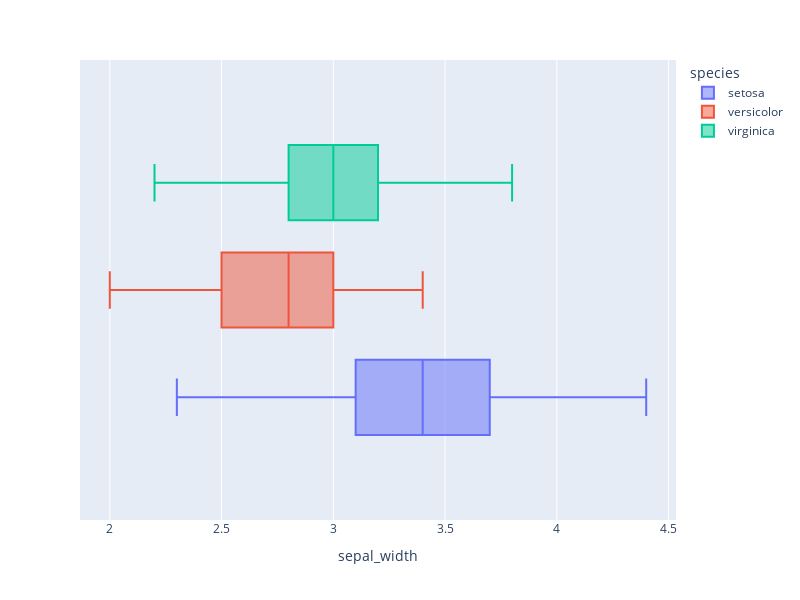

The cell this chart's notebook holds for it:
### Code cell
fig = px.box(df, x="sepal_width", color="species",width=800,height=600)
fig.show()

### Figure 1 — Plotly figure (JSON) as saved in the notebook; plotly's stock layout.template omitted (floating-point values rounded to 4 significant figures)
{"data": [{"alignmentgroup": "True", "hovertemplate": "species=setosa<br>sepal_width=%{x}<extra></extra>", "legendgroup": "setosa", "marker": {"color": "#636efa"}, "name": "setosa", "notched": false, "offsetgroup": "setosa", "orientation": "h", "showlegend": true, "type": "box", "x": [3.5, 3, 3.2, 3.1, 3.6, 3.9, 3.4, 3.4, 2.9, 3.1, 3.7, 3.4, 3, 3, 4, 4.4, 3.9, 3.5, 3.8, 3.8, 3.4, 3.7, 3.6, 3.3, 3.4, 3, 3.4, 3.5, 3.4, 3.2, 3.1, 3.4, 4.1, 4.2, 3.1, 3.2, 3.5, 3.1, 3, 3.4, 3.5, 2.3, 3.2, 3.5, 3.8, 3, 3.8, 3.2, 3.7, 3.3], "x0": " ", "xaxis": "x", "y0": " ", "yaxis": "y"}, {"alignmentgroup": "True", "hovertemplate": "species=versicolor<br>sepal_width=%{x}<extra></extra>", "legendgroup": "versicolor", "marker": {"color": "#EF553B"}, "name": "versicolor", "notched": false, "offsetgroup": "versicolor", "orientation": "h", "showlegend": true, "type": "box", "x": [3.2, 3.2, 3.1, 2.3, 2.8, 2.8, 3.3, 2.4, 2.9, 2.7, 2, 3, 2.2, 2.9, 2.9, 3.1, 3, 2.7, 2.2, 2.5, 3.2, 2.8, 2.5, 2.8, 2.9, 3, 2.8, 3, 2.9, 2.6, 2.4, 2.4, 2.7, 2.7, 3, 3.4, 3.1, 2.3, 3, 2.5, 2.6, 3, 2.6, 2.3, 2.7, 3, 2.9, 2.9, 2.5, 2.8], "x0": " ", "xaxis": "x", "y0": " ", "yaxis": "y"}, {"alignmentgroup": "True", "hovertemplate": "species=virginica<br>sepal_width=%{x}<extra></extra>", "legendgroup": "virginica", "marker": {"color": "#00cc96"}, "name": "virginica", "notched": false, "offsetgroup": "virginica", "orientation": "h", "showlegend": true, "type": "box", "x": [3.3, 2.7, 3, 2.9, 3, 3, 2.5, 2.9, 2.5, 3.6, 3.2, 2.7, 3, 2.5, 2.8, 3.2, 3, 3.8, 2.6, 2.2, 3.2, 2.8, 2.8, 2.7, 3.3, 3.2, 2.8, 3, 2.8, 3, 2.8, 3.8, 2.8, 2.8, 2.6, 3, 3.4, 3.1, 3, 3.1, 3.1, 3.1, 2.7, 3.2, 3.3, 3, 2.5, 3, 3.4, 3], "x0": " ", "xaxis": "x", "y0": " ", "yaxis": "y"}], "layout": {"boxmode": "group", "height": 600, "legend": {"title": {"text": "species"}, "tracegroupgap": 0}, "margin": {"t": 60}, "width": 800, "xaxis": {"anchor": "y", "domain": [0, 1], "title": {"text": "sepal_width"}}, "yaxis": {"anchor": "x", "domain": [0, 1]}}}
